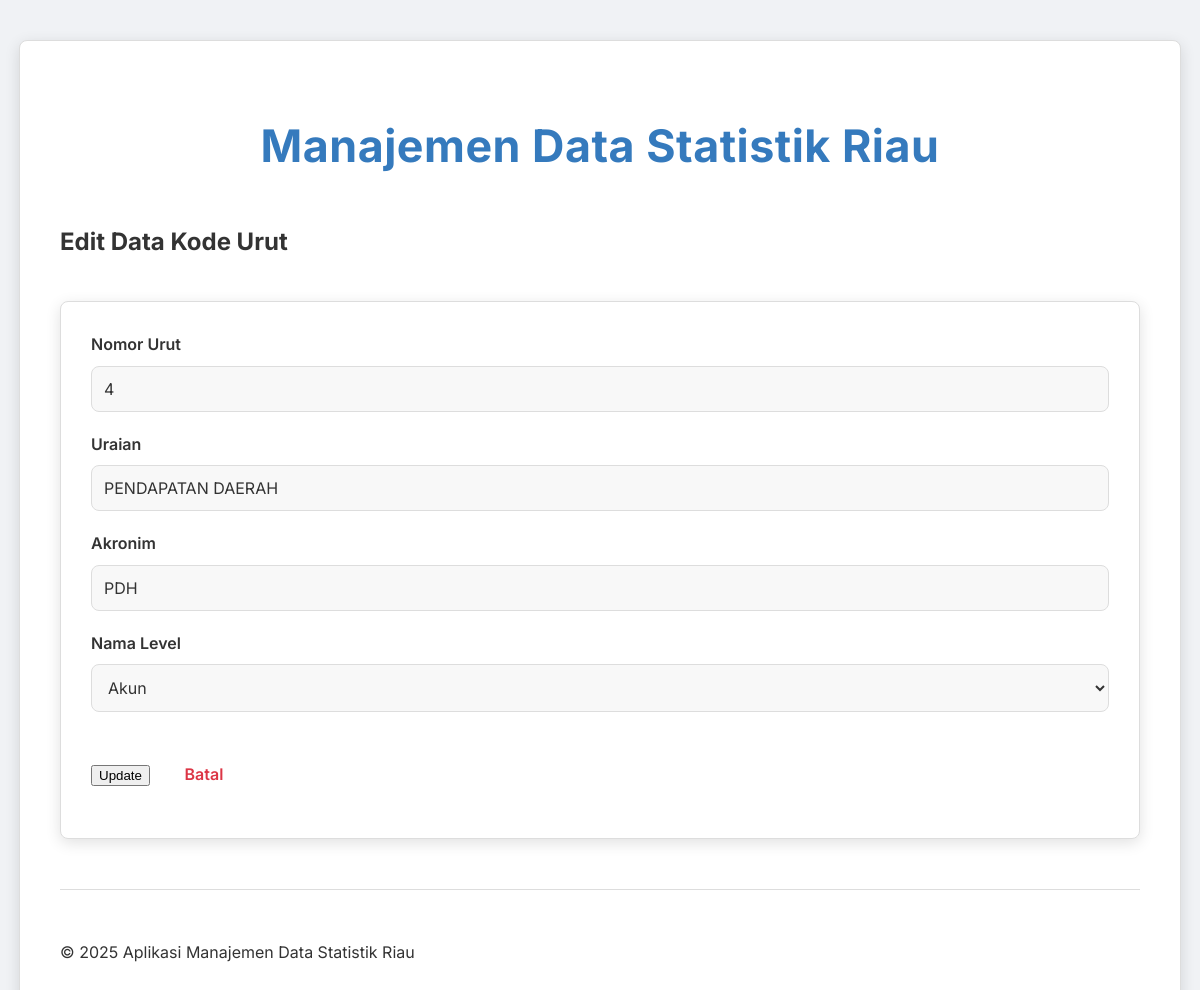
/pages/apbd-kode-urut/update.php?id=1, run on an earlier commit of the app's database.
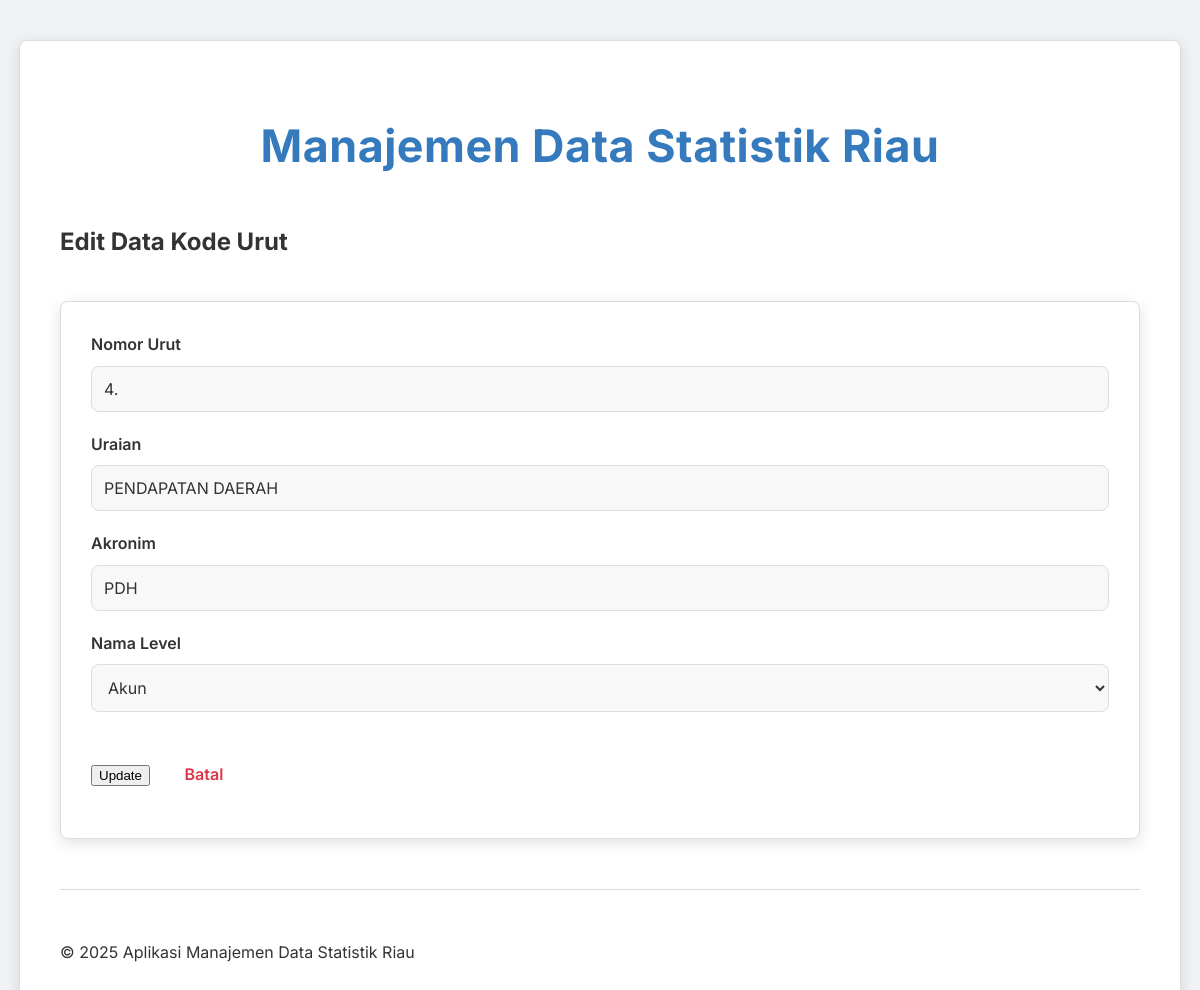
And on a later commit of the database.
### tables this page shows
CREATE TABLE `kode_urut` (
  `id` int(11) NOT NULL,
  `no_urut` varchar(11) DEFAULT NULL,
  `uraian` varchar(255) DEFAULT NULL,
  `akronim` varchar(255) DEFAULT NULL,
  `id_kode_level` int(11) DEFAULT NULL
);

CREATE TABLE `kode_level` (
  `id` int(11) NOT NULL,
  `nama_level` varchar(255) DEFAULT NULL,
  `akronim` varchar(255) DEFAULT NULL
);

### pages/apbd-kode-urut/update.php (the view, shortened to what this page needs)
<?php
include '../../config/database.php';
$id = $nourut = $uraian = $idkodelevel = $akronim = "";
$general_error_message = "";
if (isset($_GET["id"]) && !empty(trim($_GET["id"]))) {
    $id = trim($_GET["id"]);
} elseif (isset($_POST["id"]) && !empty(trim($_POST["id"]))) {
    $id = trim($_POST["id"]);
} else {
    header("location: ../../index.php?error=no_id_found");
    exit();
}
$levels = [];
$sql_levels_reget = "SELECT id, nama_level FROM kode_level ORDER BY id ASC";
$result_levels_reget = $conn->query($sql_levels_reget);
if ($result_levels_reget) {
    while ($row = $result_levels_reget->fetch_assoc()) {
        $levels[] = $row;
    }
}
if ($_SERVER["REQUEST_METHOD"] == "GET" || (!empty($general_error_message) && !empty($id))) {
    $sql_fetch = "SELECT ku.id, ku.no_urut, ku.uraian, ku.akronim, ku.id_kode_level
            FROM kode_urut ku
            WHERE ku.id = ?";
    if ($stmt_fetch = $conn->prepare($sql_fetch)) {
        $stmt_fetch->bind_param("i", $param_id_fetch_reget);
        if ($stmt_fetch->execute()) {
            $result_fetch = $stmt_fetch->get_result();
            if ($result_fetch->num_rows == 1) {
                $row_fetch = $result_fetch->fetch_assoc();
                if ($_SERVER["REQUEST_METHOD"] == "GET" || (!empty($general_error_message) && empty($nourut))) {
                    $nourut = $row_fetch["no_urut"];
                    $uraian = $row_fetch["uraian"];
                    $akronim = $row_fetch["akronim"];
                    $idkodelevel = $row_fetch["id_kode_level"];
                }
            } else {
                header("location: ../../index.php?error=data_not_found_on_reget");
                exit();
            }
        } else {
            error_log("Error executing fetch query on reget: " . $stmt_fetch->error);
            $general_error_message = "Error: Masalah saat mengambil data asli untuk form: " . $stmt_fetch->error;
        }
    } else {
        error_log("Error preparing fetch query on reget: " . $conn->error);
        $general_error_message = "Error: Masalah saat menyiapkan query data asli: " . $conn->error;
    }
}
include '../../templates/header.php';
?>
<h2>Edit Data Kode Urut</h2>
<form action="<?php echo htmlspecialchars($_SERVER["PHP_SELF"]); ?>" method="post">
    <div>
        <label>Nomor Urut</label>
        <input type="text" name="nourut" value="<?php echo htmlspecialchars($nourut); ?>">
    </div>
    <div>
        <label>Uraian</label>
        <input type="text" name="uraian" value="<?php echo htmlspecialchars($uraian); ?>">
    </div>
    <div>
        <label>Akronim</label>
        <input type="text" name="akronim" value="<?php echo htmlspecialchars($akronim); ?>">
    </div>
    <div>
        <label>Nama Level</label>
        <select name="id_kode_level">
            <?php foreach ($levels as $level): ?>
                <option value="<?php echo htmlspecialchars($level['id']); ?>"
                    <?php echo ($idkodelevel == $level['id']) ? 'selected' : ''; ?>>
                    <?php echo htmlspecialchars($level['nama_level']); ?>
                </option>
            <?php endforeach; ?>
        </select>
    </div>
    <div>
        <button type="submit">Update</button>
        <a href="read.php" class="back-link">Batal</a>
    </div>
</form>
<?php
include '../../templates/footer.php';
?>

What changed in the data, as far as the page shows it:
changed kode_urut "PENDAPATAN DAERAH": nourut "4" → "4."
